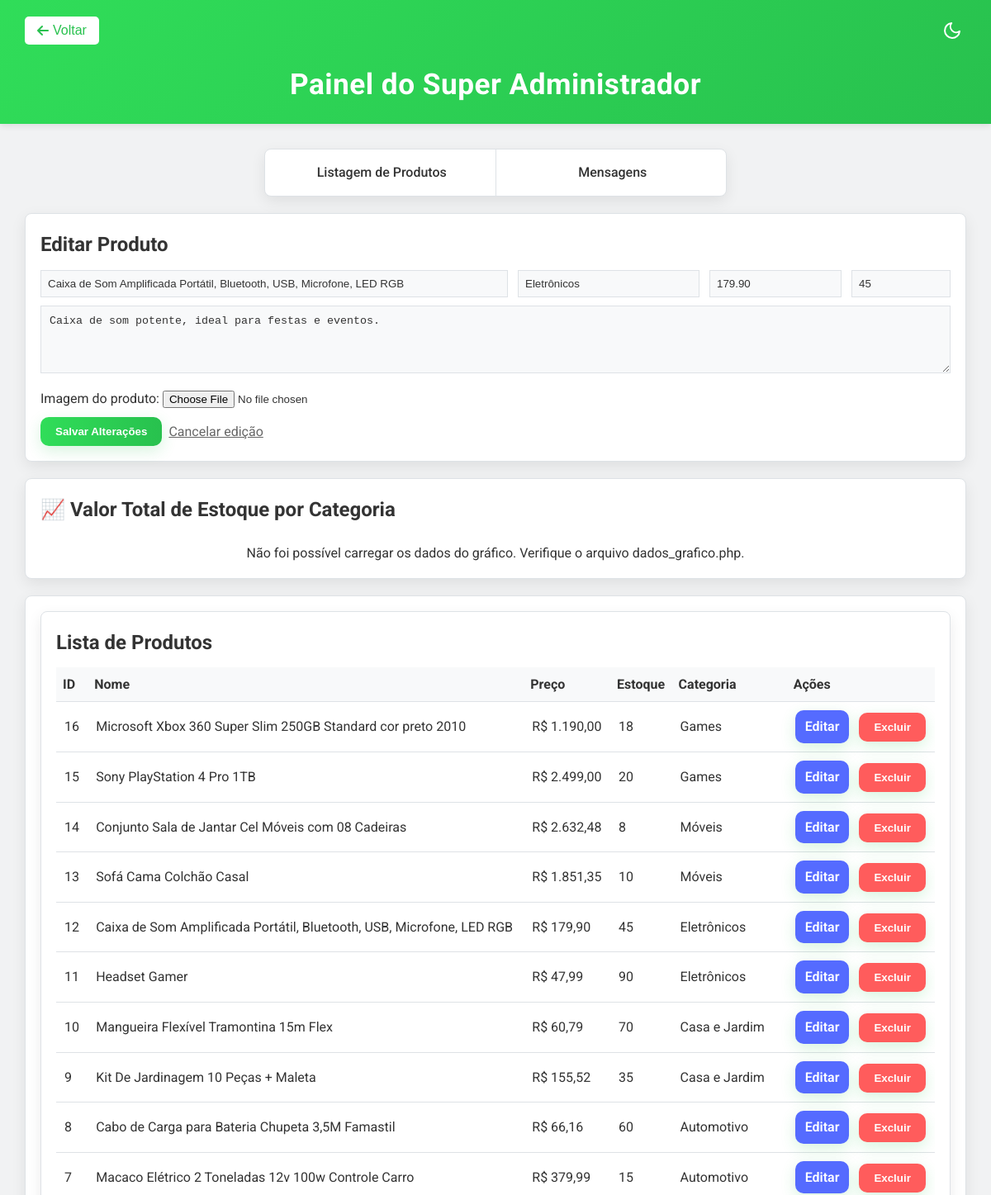
The app's page /paginas/super-administrador.php?editar=12 (signed in, upper part), older data.
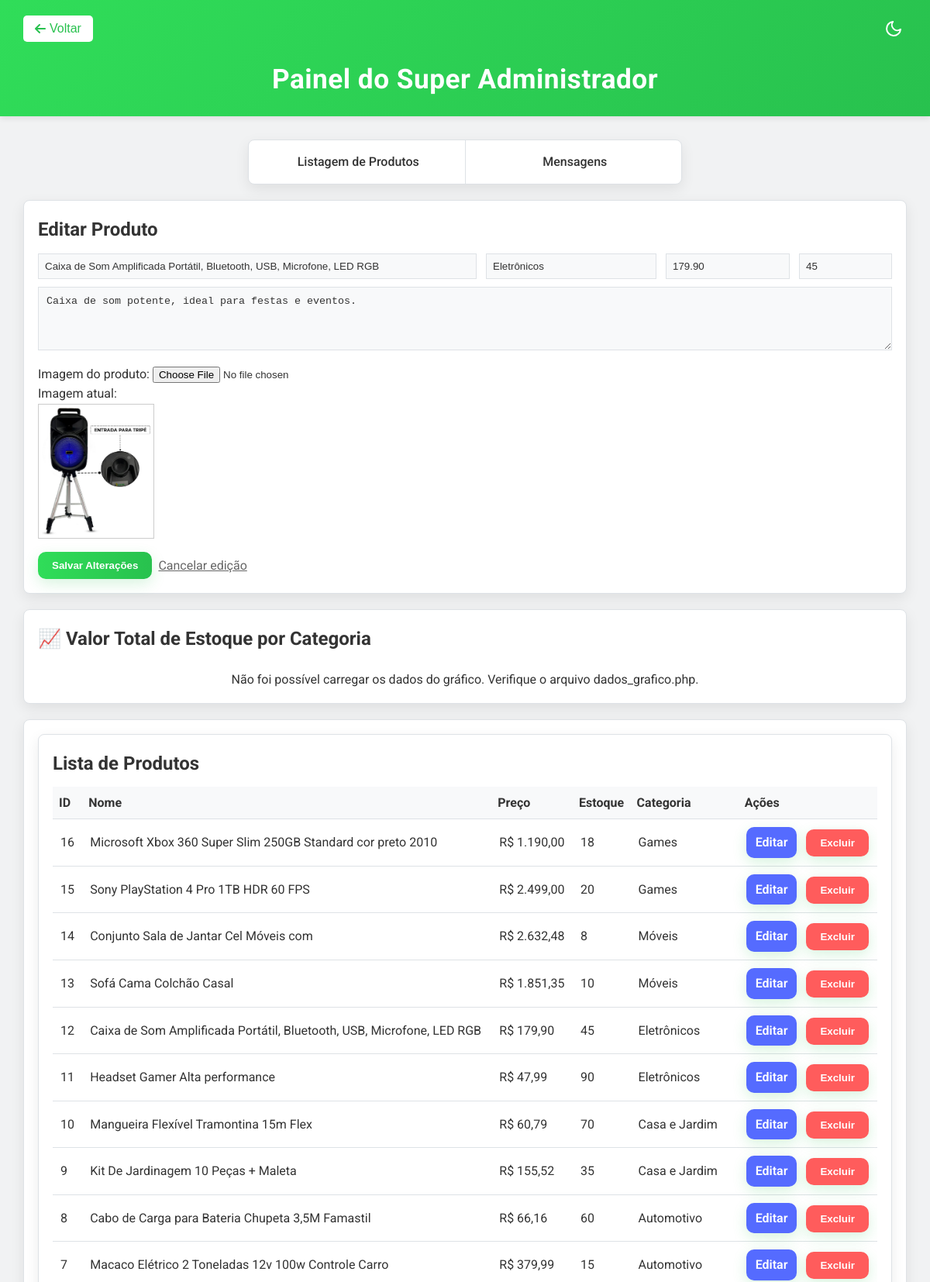
The same page, newer data.
### tables this page shows
CREATE TABLE `produtos` (
  `id` int(11) NOT NULL,
  `nome` varchar(100) NOT NULL,
  `descricao` text DEFAULT NULL,
  `preco` decimal(10,2) NOT NULL,
  `estoque` int(11) DEFAULT 0,
  `categoria` varchar(50) DEFAULT NULL,
  `data_criacao` datetime DEFAULT current_timestamp(),
  `imagem` varchar(255) DEFAULT NULL
);

### paginas/super-administrador.php (the view, shortened to what the changed rows need)
<?php
require_once('conexao.php');
$produto_editar = null;
if (isset($_GET['editar'])) {
	$id = intval($_GET['editar']);
	$stmt = $conexao->prepare('SELECT * FROM produtos WHERE id = ?');
	$stmt->bind_param('i', $id);
	$stmt->execute();
	$result = $stmt->get_result();
	$produto_editar = $result->fetch_assoc();
}
$produtos = [];
$resultado = $conexao->query('SELECT * FROM produtos ORDER BY id DESC');
if ($resultado) {
	while ($row = $resultado->fetch_assoc()) {
		$produtos[] = $row;
	}
}
?>
<!DOCTYPE html>
<html lang="pt-BR">
<head>
	<link rel="stylesheet" href="../estilo/super-administrador.css">
	<link rel="stylesheet" href="https://cdnjs.cloudflare.com/ajax/libs/font-awesome/5.15.3/css/all.min.css">
</head>
<body>
	<div class="Titulo">
        <h1>Painel do Super Administrador</h1>
    </div>
	<div class="super-admin-container">
		<div style="width:95%; max-width:1200px;">
			<section style="background:white; padding:18px; border-radius:8px; box-shadow:0 6px 18px rgba(0,0,0,0.05); margin-bottom:20px;">
				<h2><?= $produto_editar ? 'Editar Produto' : 'Adicionar Produto' ?></h2>
				<form action="processa_produto.php" method="POST" enctype="multipart/form-data">
					<div style="display:flex; flex-wrap:wrap; gap:12px; margin-top:12px;">
						<input type="text" name="nome" placeholder="Nome do produto" required style="flex:1; min-width:200px; padding:8px;" value="<?= $produto_editar ? htmlspecialchars($produto_editar['nome']) : '' ?>">
						<input type="text" name="categoria" placeholder="Categoria" style="width:220px; padding:8px;" value="<?= $produto_editar ? htmlspecialchars($produto_editar['categoria']) : '' ?>">
						<input type="number" step="0.01" name="preco" placeholder="Preço" required style="width:160px; padding:8px;" value="<?= $produto_editar ? htmlspecialchars($produto_editar['preco']) : '' ?>">
						<input type="number" name="estoque" placeholder="Estoque" style="width:120px; padding:8px;" value="<?= $produto_editar ? htmlspecialchars($produto_editar['estoque']) : '0' ?>">
					</div>
					<div style="margin-top:10px;">
						<textarea name="descricao" placeholder="Descrição" rows="4" style="width:100%; padding:10px;"><?= $produto_editar ? htmlspecialchars($produto_editar['descricao']) : '' ?></textarea>
					</div>
					<div style="margin-top:10px;">
						<label>Imagem do produto:</label>
						<input type="file" name="imagem" accept="image/*">
						<?php if ($produto_editar && !empty($produto_editar['imagem'])): ?>
							<p>Imagem atual:</p>
							<img src="uploads/<?= htmlspecialchars($produto_editar['imagem']) ?>" alt="Imagem do produto" style="max-width:150px; border:1px solid #ccc; padding:4px;">
						<?php endif; ?>
					</div>
				</form>
			</section>
			<section style="background:white; padding:18px; border-radius:8px; box-shadow:0 6px 18px rgba(0,0,0,0.05); margin-bottom:20px; margin-top:20px;">
				<h2>📈 Valor Total de Estoque por Categoria</h2>
			</section>
			<section style="background:white; padding:18px; border-radius:8px; box-shadow:0 6px 18px rgba(0,0,0,0.05);">
				<section style="background:white; padding:18px; border-radius:8px; box-shadow:0 6px 18px rgba(0,0,0,0.05);">
					<h2>Lista de Produtos</h2>
					<div style="overflow:auto; margin-top:10px;">
						<table style="width:100%; border-collapse:collapse;">
							<thead>
								<tr style="background:#f8f9fa; text-align:left;">
									<th style="padding:8px; border-bottom:1px solid #eee;">ID</th>
									<th style="padding:8px; border-bottom:1px solid #eee;">Nome</th>
									<th style="padding:8px; border-bottom:1px solid #eee;">Preço</th>
									<th style="padding:8px; border-bottom:1px solid #eee;">Estoque</th>
									<th style="padding:8px; border-bottom:1px solid #eee;">Categoria</th>
									<th style="padding:8px; border-bottom:1px solid #eee;">Ações</th>
								</tr>
							</thead>
							<tbody>
								<?php foreach ($produtos as $p): ?>
									<tr>
										<td style="padding:10px; vertical-align:middle;"><?= $p['id'] ?></td>
										<td style="padding:10px; vertical-align:middle;"><?= htmlspecialchars($p['nome']) ?></td>
										<td style="padding:10px; vertical-align:middle;">R$ <?= number_format($p['preco'], 2, ',', '.') ?></td>
										<td style="padding:10px; vertical-align:middle;"><?= $p['estoque'] ?></td>
										<td style="padding:10px; vertical-align:middle;"><?= htmlspecialchars($p['categoria']) ?></td>
										<td style="padding:10px; vertical-align:middle;">
											<a class="super-admin-btn" style="background:#556bff; padding:7px 12px; text-decoration:none; margin-right:8px;" href="super-administrador.php?editar=<?= $p['id'] ?>">Editar</a>
											<form action="processa_produto.php" method="POST" style="display:inline;" onsubmit="return confirm('Deseja realmente excluir este produto?');">
												<button class="super-admin-btn" type="submit" style="background:#ff5c5c;">Excluir</button>
											</form>
										</td>
									</tr>
								<?php endforeach; ?>
							</tbody>
						</table>
					</div>
				</section>
		</div>
	</div>
	<?php include "../componentes/footer.php"; ?>
</body>
</html>

Row changes from the older to the newer data that the page shows:
changed produtos "Caixa de Som Amplificada Portátil, Bluetooth, USB, Microfone, LED RGB": imagem empty → "69237d3f764f1.jpg" (drawn); imagem: picture added
changed produtos id 15: nome "Sony PlayStation 4 Pro 1TB" → "Sony PlayStation 4 Pro 1TB HDR 60 FPS"
changed produtos id 14: nome "Conjunto Sala de Jantar Cel Móveis com 08 Cadeiras" → "Conjunto Sala de Jantar Cel Móveis com"
changed produtos id 11: nome "Headset Gamer" → "Headset Gamer Alta performance"
Text that changed along with them:
text now shown: "Imagem atual:"
